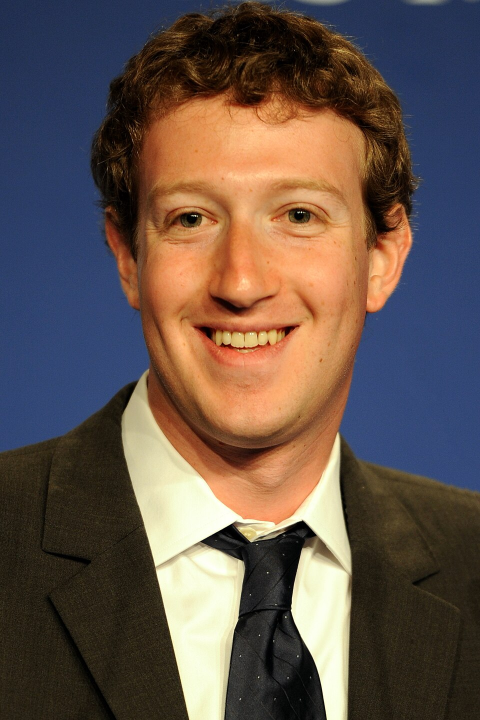
#> input picture DP-Python/img/MZ.jpg, 960 x 1440 px (shown at 1/2 size)
$ python 'Day27 (Skin Detection).py'
#> lines starting #> are read from the running program, lines starting #| are printed output that depends on the picture; after the words box and inside, x2 and y2 are one past the last pixel; in counts of white or black regions, pixels touching at a corner belong together
# Algorithm for skin detection using OpenCV

# Start
# Load the image
# Convert it into the HSV color space
# Define the HSV range for different range of skin colors
# Create the mask using the defined range
# Display the original image and the mask
# Stop


import numpy as np
import cv2 as cv

image = cv.imread('img/MZ.jpg')
#> image is the input picture: shape (1440, 960, 3); mean B, G, R 75.4, 83.6, 99.8

hsv_image = cv.cvtColor(image, cv.COLOR_BGR2HSV)
#> hsv_image: shape (1440, 960, 3); mean H, S, V 46.6, 136.3, 117.3

lower_skin = np.array([0, 20, 70], dtype=np.uint8)
upper_skin = np.array([20, 255, 255], dtype=np.uint8)


mask = cv.inRange(hsv_image, lower_skin, upper_skin)
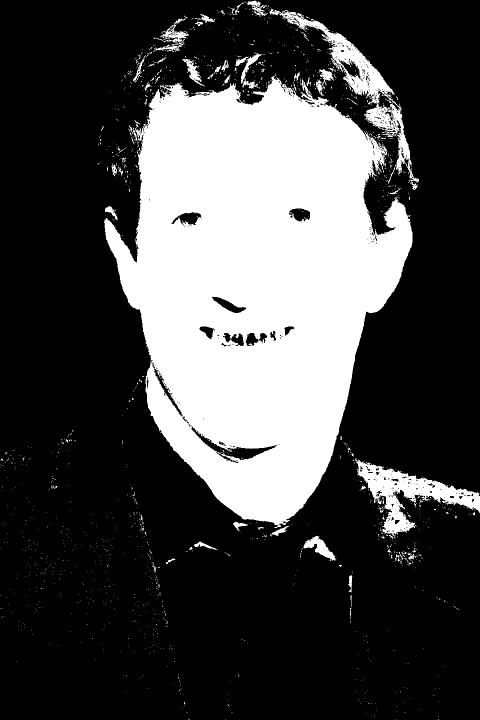
#> mask: shape (1440, 960) (shown at 1/2 size); 27.9% white; 1518 white regions (1455 under 20 px), largest, box (x1, y1, x2, y2) and area: (208, 151, 825, 1056) 348402, (538, 17, 838, 365) 12633, (710, 917, 960, 1075) 12062

skin = cv.bitwise_and(image,image, mask=mask)
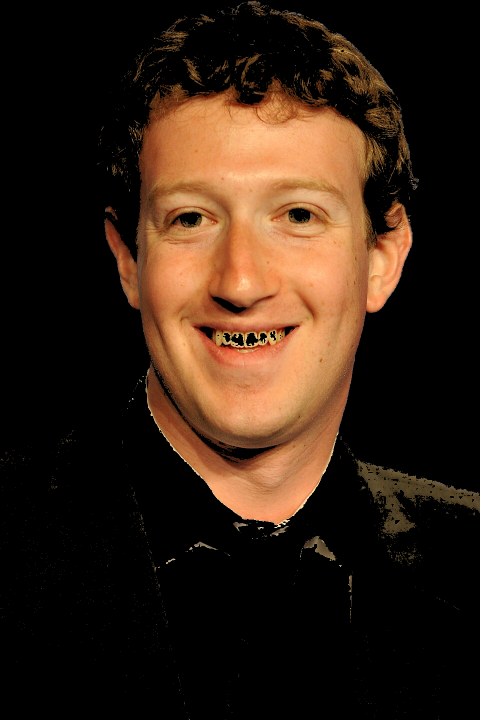
#> skin: shape (1440, 960, 3) (shown at 1/2 size); mean B, G, R 20.2, 33.4, 51.8

cv.imshow("Skin Detection", cv.resize(skin, (300, 400)))
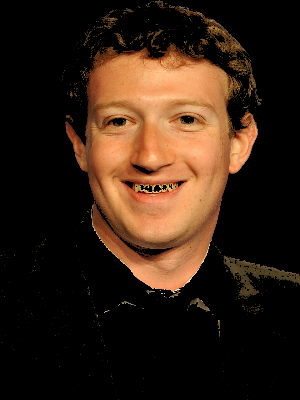
#> window 'Skin Detection': shape (400, 300, 3); mean B, G, R 20.1, 33.3, 51.8
cv.imshow("Original Image", cv.resize(image, (300, 400)))
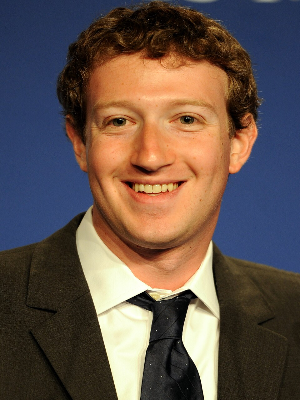
#> window 'Original Image': shape (400, 300, 3); mean B, G, R 75.3, 83.5, 99.7
cv.imshow("Skin Mask", cv.resize(mask, (300, 400)))
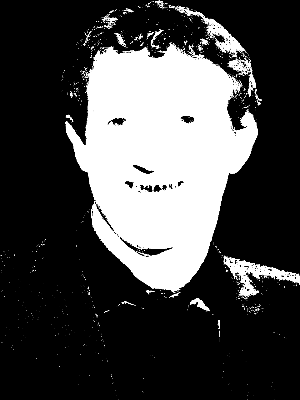
#> window 'Skin Mask': shape (400, 300); min 0, max 255, mean 71.2
cv.waitKey(0)

$ run again, with DP-Python/img/fimage.jpg copied over DP-Python/img/MZ.jpg
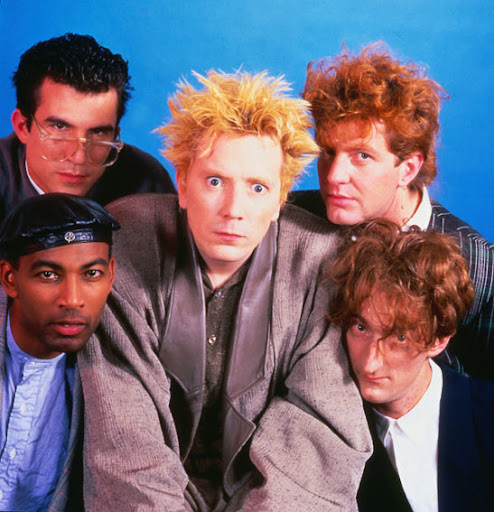
#> input picture DP-Python/img/fimage.jpg, 494 x 512 px
#> image is the input picture: shape (512, 494, 3); mean B, G, R 116.8, 103.5, 114.4
#> hsv_image: shape (512, 494, 3); mean H, S, V 82.1, 121, 151.6
#> `mask = cv.inRange(hsv_image, lower_skin, upper_skin)`:
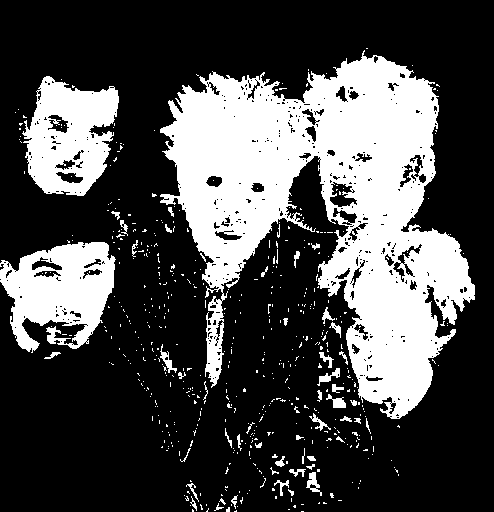
#> mask: shape (512, 494); 29.4% white; 547 white regions (497 under 20 px), largest, box (x1, y1, x2, y2) and area: (160, 50, 475, 419) 55111, (0, 242, 116, 353) 7936, (22, 76, 119, 196) 7455
#> `cv.imshow("Skin Mask", cv.resize(mask, (300, 400)))`:
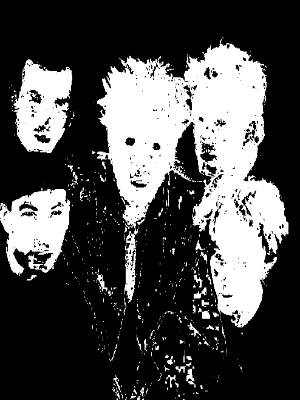
#> window 'Skin Mask': shape (400, 300); min 0, max 255, mean 75.1
